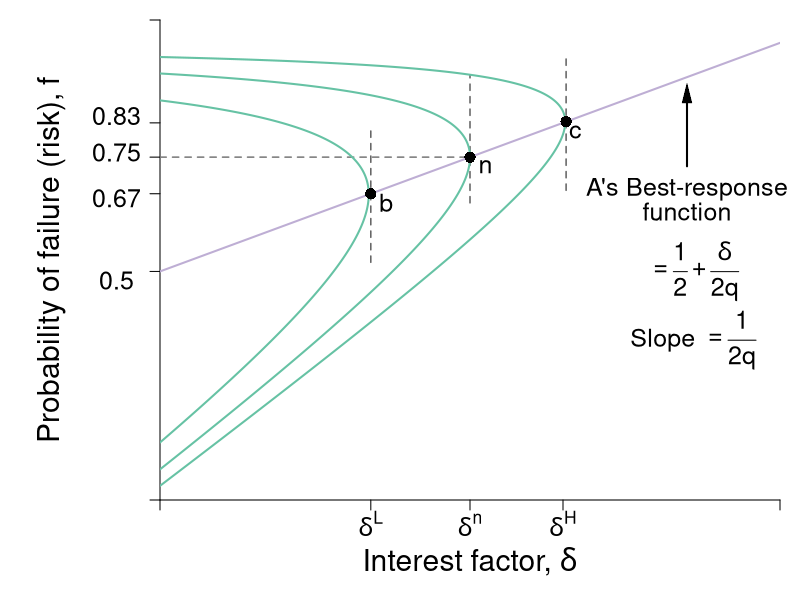

Here is the R script that generated this plot:
#Graph Designer: Simon Halliday
#Authors: Bowles, Foley and Halliday
#Title: Coordination, Conflict and Competition: A Text in Microeconomics

library(shape)
pdf(file = "credit/non_contractual_brf_part_b.pdf", width = 8, height = 6)

#Set parameters for graphics
axislabelsize <- 1.8
labelsize <- 1.5
namesize <- 1.8
annotatesize <- 1.5
graphlinewidth <- 2
segmentlinewidth <- 1.5

COL <- c("#7fc97f", "#beaed4", "#fdc086", "#ffff99", "#386cb0", "#f0027f", "#bf5b17", "#666666")
COLA <- c("#e0f3db", "#99d8c9","#66c2a4","#41ae76", "#238b45", "#005824")
COLB <- c("#c6dbef", "#4eb3d3", "#2b8cbe", "#0868ac","#084081")
grays <- gray.colors(25, start = 1, end = 0)

#Edited the margins to cater for the larger LHS labels
par(mar =  c(5, 8, 1, 1))

brfFn <- function(delta, mu = 1) {
  .5 + (delta / (2 * mu)) 
}

isoreturnFn <- function(delta, pi=0.125) {
  1 - (pi)/delta
}


yFn <- function(d1, f1, mu = 1){
  mu*f1*(1 - f1) - d1*(1 - f1)
}

ylow <- function(delta, mu = 1, ybar = 0.03){
  (-sqrt(delta^2 - 2*delta*mu + mu^2 - 4*mu*ybar) + delta + mu)/(2*mu)
}

yhigh <- function(delta, mu = 1, ybar = 0.03){
  (sqrt(delta^2 - 2*delta*mu + mu^2 - 4*mu*ybar) + delta + mu)/(2*mu)
}

xlims <- c(0, 1)
ylims <- c(0, 1.05)

npts <- 501 
d1 <- seq(xlims[1], xlims[2], length.out = npts)
f1 <- seq(ylims[1], ylims[2], length.out = npts) 
a <- c(0.03, 0.0625, 0.11)

plot(0, 0, xlim = xlims, ylim = ylims, type = "n",
     xlab = expression(paste("")),
     ylab = expression(paste("")), 
     xaxt = "n", 
     yaxt = "n", 
     cex.lab = axislabelsize, 
     bty = "n", 
     xaxs = "i", 
     yaxs = "i"
)


# ticksy <- seq(from = 0, to = ylims[2], by = 0.1)
# ylabels <- seq(from = 0, to = ylims[2], by = 0.1)
# ticksx <- seq(from = 0, to = xlims[2], by = 0.1)
# xlabels <- seq(from = 0, to = xlims[2], by = 0.1)
ticksy <- c(ylims[1], 0.5, brfFn(delta = 0.34), brfFn(delta = 0.5), brfFn(delta = 0.65), ylims[2])
ylabels <- c(NA, NA, NA, NA, NA, NA, NA)
#ylabels <- c(NA, expression(paste(f == frac(1,2))), expression(paste(f^d)), expression(paste(f*(delta^L) )),  expression(paste(f*(delta^n) == frac(3,4))),expression(paste(f*(delta^H) )), expression(paste(f^e)), NA)
ticksx <- c(xlims[1], 0.34, 0.5, 0.65, xlims[2])
xlabels <- c(NA,  expression(paste(delta^L)), expression(paste(delta^n)), expression(paste(delta^H)), NA)

axis(1, at = ticksx, pos = 0, labels = xlabels, cex.axis = labelsize)
axis(2, at = ticksy, pos = 0, labels = ylabels, las = 1,cex.axis = labelsize)

#ylabels <- c(NA, expression(paste(f == frac(1,2))), expression(paste(f^d)), expression(paste(f*(delta^L) )),  expression(paste(f*(delta^n) == frac(3,4))),expression(paste(f*(delta^H) )), expression(paste(f^e)), NA)
# text(-0.0905, 0.48, expression(paste(frac(1,2) == f)), cex = labelsize, xpd =TRUE)
# # text(-0.05, 0.58, expression(paste(f^d)), cex = labelsize, xpd =TRUE)
# text(-0.07, 0.66, expression(paste(f*(delta^L) )), cex = labelsize, xpd =TRUE)
# text(-0.105, 0.76, expression(paste(frac(3,4) == f*(delta^n) )), cex = labelsize, xpd =TRUE)
# text(-0.07, 0.84, expression(paste(f*(delta^n))), cex = labelsize, xpd =TRUE)
# text(-0.07, 0.93, expression(paste(f*(delta^H) )), cex = labelsize, xpd =TRUE)
# text(-0.05, 1.05, expression(paste(f^e)), cex = labelsize, xpd =TRUE)
# 
# y-labels with numeric values
text(-0.07, 0.48, expression(paste(0.50)), cex = labelsize, xpd = TRUE)
# text(-0.07, 0.58, expression(paste(0.57)), cex = labelsize, xpd = TRUE)
text(-0.07, 0.66, expression(paste(0.67)), cex = labelsize, xpd = TRUE)
text(-0.07, 0.76, expression(paste(0.75)), cex = labelsize, xpd = TRUE)
text(-0.07, 0.84, expression(paste(0.83)), cex = labelsize, xpd = TRUE)
# text(-0.07, 0.93, expression(paste(0.93)), cex = labelsize, xpd = TRUE)
# text(-0.07, 1.05, expression(paste(1.05)), cex = labelsize, xpd =TRUE)

npts <- 503 
xx1 <- seq(xlims[1], xlims[2], length.out = npts)
xx2 <- seq(0, 1, length.out = npts)

#Draw the graphs
lines(xx1, brfFn(xx1), col = COL[2], lwd = graphlinewidth)

#Axis labels
mtext(expression(paste("Interest factor, ", delta)), side = 1, line = 3, cex = axislabelsize)
text(-0.175, 0.5*(ylims[2]), expression(paste("Probability of failure (risk), ", f)), xpd = TRUE, cex = axislabelsize, srt = 90) 



segments(0.5, 0.65, 0.5, yhigh(delta = 0.5), lty = 2, col = grays[22] , lwd = segmentlinewidth)
#segments(0, yhigh(delta = 0.5), 0.5, yhigh(delta = 0.5), lty = 2, col = grays[20] , lwd = segmentlinewidth)
#segments(0, ylow(delta = 0.5), 0.5, ylow(delta = 0.5), lty = 2, col = grays[20] , lwd = segmentlinewidth)

segments(0.34, brfFn(delta = 0.34) - 0.15, 0.34, brfFn(delta = 0.34) + 0.15, lty = 2, col = grays[22] , lwd = segmentlinewidth)
segments(0.655, brfFn(delta = 0.655) - 0.15, 0.655, brfFn(delta = 0.655) + 0.15, lty = 2, col = grays[22] , lwd = segmentlinewidth)
segments(0, brfFn(delta = 0.5), 0.5, brfFn(delta = 0.5), lty = 2, col = grays[20] , lwd = segmentlinewidth)

# 
# segments(8, 0, 8,indiffA(x = 8)  , lty = 2, col = "gray" , lwd = segmentlinewidth)
# segments(0, indiffA(x = 8) , 8,indiffA(x = 8)  , lty = 2, col = "gray" , lwd = segmentlinewidth)

#Contour lines
contour(d1, f1,
        outer(d1, f1, yFn),
        drawlabels = FALSE,
        col = COLA[3],
        lwd = graphlinewidth,
        levels = a,
        xaxs = "i",
        yaxs = "i",
        add = TRUE)

text(0.5 + 0.025, brfFn(delta = 0.5) - 0.02, expression(paste(n)), cex = labelsize)
points(0.5, brfFn(delta = 0.5), pch = 16, col = "black", cex = 1.5)
text(0.34 + 0.025, brfFn(delta = 0.34) - 0.02, expression(paste(b)), cex = labelsize)
points(0.34, brfFn(delta = 0.34), pch = 16, col = "black", cex = 1.5)
text(0.65 + 0.02, brfFn(delta = 0.65) - 0.02, expression(paste(c)), cex = labelsize)
points(0.655, brfFn(delta = 0.655), pch = 16, col = "black", cex = 1.5)

# text(0.5+ 0.02, ylow(delta = 0.5) - 0.02, expression(paste(d)), cex = labelsize)
# points(0.5, ylow(delta = 0.5), pch = 16, col = "black", cex = 1.5)
# text(0.5+ 0.02, yhigh(delta = 0.5) - 0.025, expression(paste(e)), cex = labelsize)
# points(0.5, yhigh(delta = 0.5), pch = 16, col = "black", cex = 1.5)

#text(0.65, 1.01, expression(paste("Iso-expected income curves")), cex = labelsize)

# text(0.3, 1.01, expression(paste(y[1] == y^L)), cex = labelsize)
# text(0.3, 0.88, expression(paste(y[2] == y^{NE})), cex = labelsize)
# text(0.2, 0.75, expression(paste(y[3] == y^H)), cex = labelsize)
# text(0.4, 0.22, expression(Slope), cex = labelsize)
# text(0.4, 0.14, expression(paste(-mrs(delta, f) == frac(1 - f, q*(1 - 2*f) + delta))), cex = labelsize)
# Arrows(0.4, 0.24, 0.4, 0.4, col = "black", lty = 1, lwd = 2, arr.type = "triangle", arr.lwd = 0.5)

text(0.85, 0.68, expression(paste("A's Best-response")), cex = labelsize, xpd  = TRUE)
text(0.85, 0.63, expression(paste("function")), cex = labelsize, xpd  = TRUE)

text(0.86, 0.5, expression(paste(phantom() == frac(1,2) + frac(delta, 2*q))), cex = labelsize, xpd  = TRUE)

text(0.86, 0.35, expression(paste("Slope ", phantom() == frac(1, 2*q))), cex = labelsize, xpd  = TRUE)
Arrows(0.85, 0.73, 0.85, 0.89, col = "black", lty = 1, lwd = 2, arr.type = "triangle", arr.lwd = 0.5)

dev.off()
